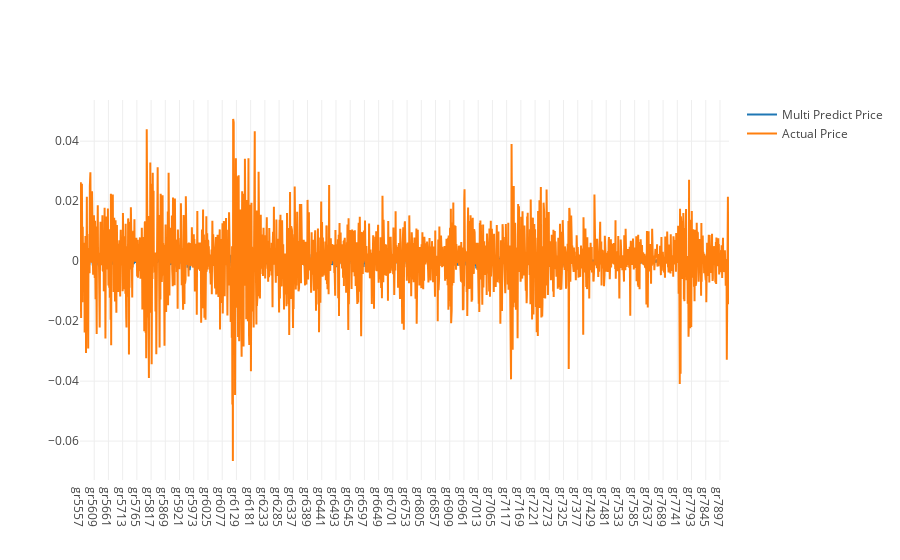

Here is the notebook cell this chart was saved with:
### Code cell
py.iplot([multi_predict_chart, actual_chart])

### Figure 1 — Plotly figure (JSON) as saved in the notebook; plotly's stock layout.template omitted (floating-point values rounded to 4 significant figures; data arrays with more than 128 entries replaced by an {"elided": "..."} marker saying what was removed)
{"data": [{"name": "Multi Predict Price", "type": "scatter", "uid": "a8c5730f-e44f-4410-86d2-8949e417221e", "x": {"elided": "2374 str values"}, "y": {"elided": "2374 float values"}}, {"name": "Actual Price", "type": "scatter", "uid": "fd62daed-52f6-4428-a45a-ab7a3fc349e0", "x": {"elided": "2374 str values"}, "y": {"elided": "2374 float values"}}], "layout": {}}
